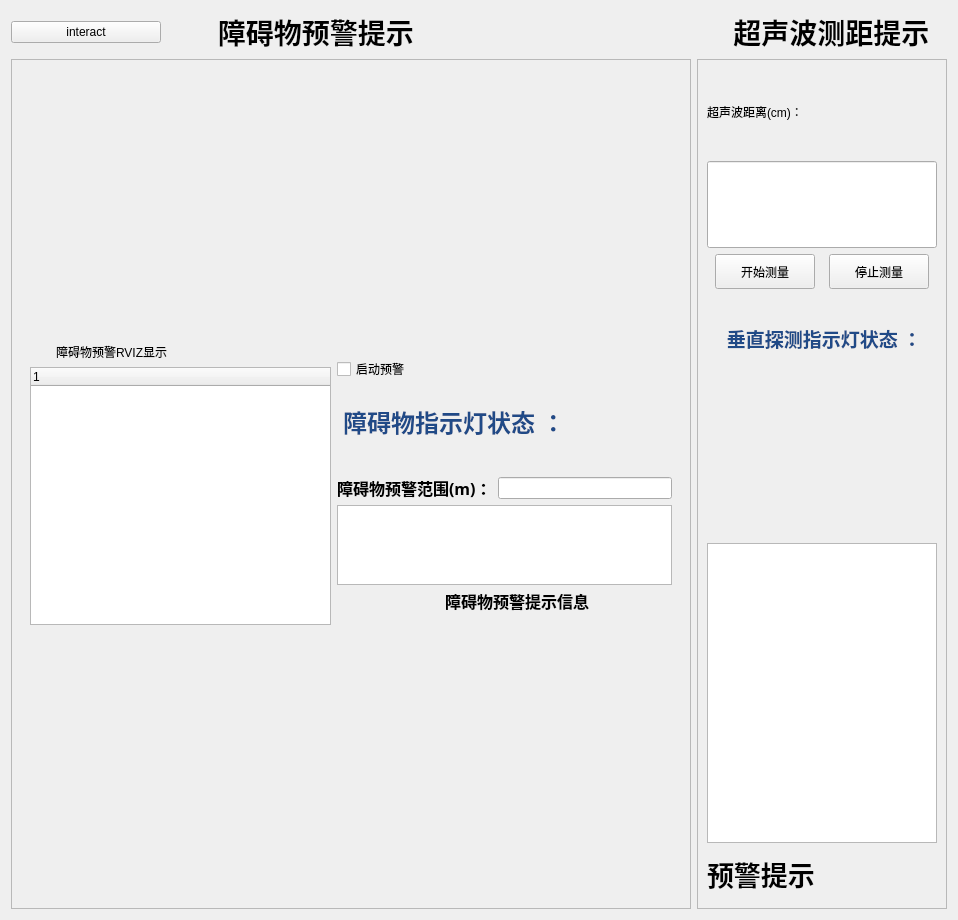
        <widget class="QWidget" name="tab_5">
         <attribute name="title">
          <string>Pre-Warning</string>
         </attribute>
         <layout class="QHBoxLayout" name="horizontalLayout_27" stretch="3,1">
          <item>
           <layout class="QVBoxLayout" name="verticalLayout_40">
            <item>
             <layout class="QHBoxLayout" name="horizontalLayout_24">
              <item>
               <widget class="QPushButton" name="btn_interact">
                <property name="maximumSize">
                 <size>
                  <width>150</width>
                  <height>16777215</height>
                 </size>
                </property>
                <property name="text">
                 <string>interact</string>
                </property>
                <property name="icon">
                 <iconset resource="../resources/picture.qrc">
                  <normaloff>:/class/images/classes/Interact.png</normaloff>:/class/images/classes/Interact.png</iconset>
                </property>
               </widget>
              </item>
              <item>
               <widget class="QLabel" name="label_7">
                <property name="font">
                 <font>
                  <family>DejaVu Serif 13</family>
                  <pointsize>21</pointsize>
                  <weight>75</weight>
                  <bold>true</bold>
                 </font>
                </property>
                <property name="text">
                 <string>       障碍物预警提示</string>
                </property>
               </widget>
              </item>
             </layout>
            </item>
            <item>
             <widget class="QFrame" name="frame_3">
              <property name="minimumSize">
               <size>
                <width>0</width>
                <height>0</height>
               </size>
              </property>
              <property name="frameShape">
               <enum>QFrame::StyledPanel</enum>
              </property>
              <property name="frameShadow">
               <enum>QFrame::Raised</enum>
              </property>
              <layout class="QVBoxLayout" name="verticalLayout_30">
               <item>
                <layout class="QVBoxLayout" name="verticalLayout_rviz_obs"/>
               </item>
               <item>
                <widget class="QWidget" name="widget" native="true">
                 <property name="minimumSize">
                  <size>
                   <width>660</width>
                   <height>300</height>
                  </size>
                 </property>
                 <property name="maximumSize">
                  <size>
                   <width>16777215</width>
                   <height>300</height>
                  </size>
                 </property>
                 <layout class="QVBoxLayout" name="verticalLayout_28">
                  <item>
                   <layout class="QHBoxLayout" name="horizontalLayout_34">
                    <item>
                     <layout class="QVBoxLayout" name="verticalLayout_37">
                      <item>
                       <layout class="QHBoxLayout" name="horizontalLayout_31">
                        <item>
                         <widget class="QLabel" name="label_19">
                          <property name="minimumSize">
                           <size>
                            <width>20</width>
                            <height>0</height>
                           </size>
                          </property>
                          <property name="maximumSize">
                           <size>
                            <width>20</width>
                            <height>16777215</height>
                           </size>
                          </property>
                          <property name="text">
                           <string/>
                          </property>
                          <property name="pixmap">
                           <pixmap resource="../resources/picture.qrc">:/class/images/classes/Displays.svg</pixmap>
                          </property>
                         </widget>
                        </item>
                        <item>
                         <widget class="QLabel" name="label_20">
                          <property name="minimumSize">
                           <size>
                            <width>200</width>
                            <height>0</height>
                           </size>
                          </property>
                          <property name="maximumSize">
                           <size>
                            <width>1000</width>
                            <height>20</height>
                           </size>
                          </property>
                          <property name="text">
                           <string>障碍物预警RVIZ显示</string>
                          </property>
                         </widget>
                        </item>
                       </layout>
                      </item>
                      <item>
                       <widget class="QTreeWidget" name="treeWidget_obstacles">
                        <property name="minimumSize">
                         <size>
                          <width>200</width>
                          <height>0</height>
                         </size>
                        </property>
                        <property name="maximumSize">
                         <size>
                          <width>1000</width>
                          <height>300</height>
                         </size>
                        </property>
                        <property name="styleSheet">
                         <string notr="true">QTreeView::item {
        width:200px
    }</string>
                        </property>
                        <column>
                         <property name="text">
                          <string notr="true">1</string>
                         </property>
                        </column>
                       </widget>
                      </item>
                     </layout>
                    </item>
                    <item>
                     <layout class="QVBoxLayout" name="verticalLayout_39">
                      <item>
                       <layout class="QHBoxLayout" name="horizontalLayout_33">
                        <item>
                         <layout class="QVBoxLayout" name="verticalLayout_36">
                          <item>
                           <widget class="QCheckBox" name="checkBox_tip">
                            <property name="text">
                             <string>启动预警</string>
                            </property>
                           </widget>
                          </item>
                          <item>
                           <widget class="QLabel" name="label_22">
                            <property name="font">
                             <font>
                              <family>DejaVu Serif 13</family>
                              <pointsize>18</pointsize>
                              <weight>75</weight>
                              <bold>true</bold>
                             </font>
                            </property>
                            <property name="styleSheet">
                             <string notr="true">color: rgb(32, 74, 135);</string>
                            </property>
                            <property name="text">
                             <string> 障碍物指示灯状态 ：</string>
                            </property>
                           </widget>
                          </item>
                         </layout>
                        </item>
                        <item>
                         <widget class="QLabel" name="label_obstacle_display">
                          <property name="minimumSize">
                           <size>
                            <width>100</width>
                            <height>100</height>
                           </size>
                          </property>
                          <property name="maximumSize">
                           <size>
                            <width>100</width>
                            <height>100</height>
                           </size>
                          </property>
                          <property name="text">
                           <string/>
                          </property>
                          <property name="pixmap">
                           <pixmap resource="../resources/images.qrc">:/images/Green.png</pixmap>
                          </property>
                          <property name="scaledContents">
                           <bool>true</bool>
                          </property>
                         </widget>
                        </item>
                       </layout>
                      </item>
                      <item>
                       <layout class="QVBoxLayout" name="verticalLayout_38">
                        <item>
                         <layout class="QHBoxLayout" name="horizontalLayout_32">
                          <item>
                           <widget class="QLabel" name="label_24">
                            <property name="minimumSize">
                             <size>
                              <width>0</width>
                              <height>20</height>
                             </size>
                            </property>
                            <property name="maximumSize">
                             <size>
                              <width>16777215</width>
                              <height>20</height>
                             </size>
                            </property>
                            <property name="font">
                             <font>
                              <family>DejaVu Serif 13</family>
                              <pointsize>12</pointsize>
                              <weight>75</weight>
                              <bold>true</bold>
                             </font>
                            </property>
                            <property name="text">
                             <string>障碍物预警范围(m)：</string>
                            </property>
                           </widget>
                          </item>
                          <item>
                           <widget class="QLineEdit" name="lineEdit"/>
                          </item>
                         </layout>
                        </item>
                        <item>
                         <layout class="QVBoxLayout" name="verticalLayout_35">
                          <item>
                           <widget class="QTextEdit" name="textEdit_obstacle">
                            <property name="minimumSize">
                             <size>
                              <width>0</width>
                              <height>80</height>
                             </size>
                            </property>
                            <property name="maximumSize">
                             <size>
                              <width>16777215</width>
                              <height>80</height>
                             </size>
                            </property>
                            <property name="font">
                             <font>
                              <family>DejaVu Serif 13</family>
                              <pointsize>20</pointsize>
                              <weight>75</weight>
                              <bold>true</bold>
                             </font>
                            </property>
                           </widget>
                          </item>
                          <item>
                           <widget class="QLabel" name="label_21">
                            <property name="minimumSize">
                             <size>
                              <width>0</width>
                              <height>20</height>
                             </size>
                            </property>
                            <property name="maximumSize">
                             <size>
                              <width>16777215</width>
                              <height>20</height>
                             </size>
                            </property>
                            <property name="font">
                             <font>
                              <family>DejaVu Serif 13</family>
                              <pointsize>12</pointsize>
                              <weight>75</weight>
                              <bold>true</bold>
                             </font>
                            </property>
                            <property name="text">
                             <string>                          障碍物预警提示信息</string>
                            </property>
                           </widget>
                          </item>
                         </layout>
                        </item>
                       </layout>
                      </item>
                     </layout>
                    </item>
                   </layout>
                  </item>
                 </layout>
                </widget>
               </item>
              </layout>
             </widget>
            </item>
           </layout>
          </item>
          <item>
           <layout class="QVBoxLayout" name="verticalLayout_34">
            <item>
             <widget class="QLabel" name="label_9">
              <property name="font">
               <font>
                <family>DejaVu Serif 13</family>
                <pointsize>21</pointsize>
                <weight>75</weight>
                <bold>true</bold>
               </font>
              </property>
              <property name="text">
               <string>     超声波测距提示</string>
              </property>
             </widget>
            </item>
            <item>
             <widget class="QFrame" name="frame_5">
              <property name="minimumSize">
               <size>
                <width>250</width>
                <height>850</height>
               </size>
              </property>
              <property name="maximumSize">
               <size>
                <width>250</width>
                <height>1000</height>
               </size>
              </property>
              <property name="frameShape">
               <enum>QFrame::StyledPanel</enum>
              </property>
              <property name="frameShadow">
               <enum>QFrame::Raised</enum>
              </property>
              <layout class="QVBoxLayout" name="verticalLayout_31">
               <item>
                <widget class="QLabel" name="label_10">
                 <property name="text">
                  <string>超声波距离(cm)：</string>
                 </property>
                </widget>
               </item>
               <item>
                <widget class="QLineEdit" name="lineEdit_sonar1">
                 <property name="minimumSize">
                  <size>
                   <width>0</width>
                   <height>60</height>
                  </size>
                 </property>
                 <property name="maximumSize">
                  <size>
                   <width>16777215</width>
                   <height>100</height>
                  </size>
                 </property>
                </widget>
               </item>
               <item>
                <layout class="QHBoxLayout" name="horizontalLayout_30">
                 <item>
                  <widget class="QPushButton" name="btn_sonar_startmeasure">
                   <property name="minimumSize">
                    <size>
                     <width>100</width>
                     <height>35</height>
                    </size>
                   </property>
                   <property name="maximumSize">
                    <size>
                     <width>100</width>
                     <height>35</height>
                    </size>
                   </property>
                   <property name="text">
                    <string>开始测量</string>
                   </property>
                  </widget>
                 </item>
                 <item>
                  <widget class="QPushButton" name="btn_sonar_stopmeasure">
                   <property name="minimumSize">
                    <size>
                     <width>0</width>
                     <height>35</height>
                    </size>
                   </property>
                   <property name="maximumSize">
                    <size>
                     <width>100</width>
                     <height>35</height>
                    </size>
                   </property>
                   <property name="text">
                    <string>停止测量</string>
                   </property>
                  </widget>
                 </item>
                </layout>
               </item>
               <item>
                <widget class="QLabel" name="label_28">
                 <property name="font">
                  <font>
                   <family>DejaVu Serif 13</family>
                   <pointsize>14</pointsize>
                   <weight>75</weight>
                   <bold>true</bold>
                  </font>
                 </property>
                 <property name="styleSheet">
                  <string notr="true">color: rgb(32, 74, 135);</string>
                 </property>
                 <property name="text">
                  <string>    垂直探测指示灯状态 ：</string>
                 </property>
                </widget>
               </item>
               <item>
                <widget class="QWidget" name="widget_2" native="true">
                 <property name="minimumSize">
                  <size>
                   <width>0</width>
                   <height>150</height>
                  </size>
                 </property>
                 <property name="maximumSize">
                  <size>
                   <width>16777215</width>
                   <height>150</height>
                  </size>
                 </property>
                 <layout class="QHBoxLayout" name="horizontalLayout_28">
                  <item>
                   <widget class="QLabel" name="label_sonar_display">
                    <property name="minimumSize">
                     <size>
                      <width>100</width>
                      <height>100</height>
                     </size>
                    </property>
                    <property name="maximumSize">
                     <size>
                      <width>100</width>
                      <height>100</height>
                     </size>
                    </property>
                    <property name="text">
                     <string/>
                    </property>
                    <property name="pixmap">
                     <pixmap resource="../resources/images.qrc">:/images/Green.png</pixmap>
                    </property>
                    <property name="scaledContents">
                     <bool>true</bool>
                    </property>
                   </widget>
                  </item>
                 </layout>
                </widget>
               </item>
               <item>
                <widget class="QTextEdit" name="textEdit_tip">
                 <property name="minimumSize">
                  <size>
                   <width>0</width>
                   <height>0</height>
                  </size>
                 </property>
                 <property name="maximumSize">
                  <size>
                   <width>16777215</width>
                   <height>300</height>
                  </size>
                 </property>
                 <property name="font">
                  <font>
                   <family>DejaVu Serif 13</family>
                   <pointsize>20</pointsize>
                   <weight>75</weight>
                   <bold>true</bold>
                  </font>
                 </property>
                </widget>
               </item>
               <item>
                <widget class="QLabel" name="label_18">
                 <property name="minimumSize">
                  <size>
                   <width>0</width>
                   <height>50</height>
                  </size>
                 </property>
                 <property name="maximumSize">
                  <size>
                   <width>16777215</width>
                   <height>50</height>
                  </size>
                 </property>
                 <property name="font">
                  <font>
                   <family>DejaVu Serif 13</family>
                   <pointsize>20</pointsize>
                   <weight>75</weight>
                   <bold>true</bold>
                  </font>
                 </property>
                 <property name="text">
                  <string>预警提示</string>
                 </property>
                </widget>
               </item>
              </layout>
             </widget>
            </item>
           </layout>
          </item>
         </layout>
        </widget>
